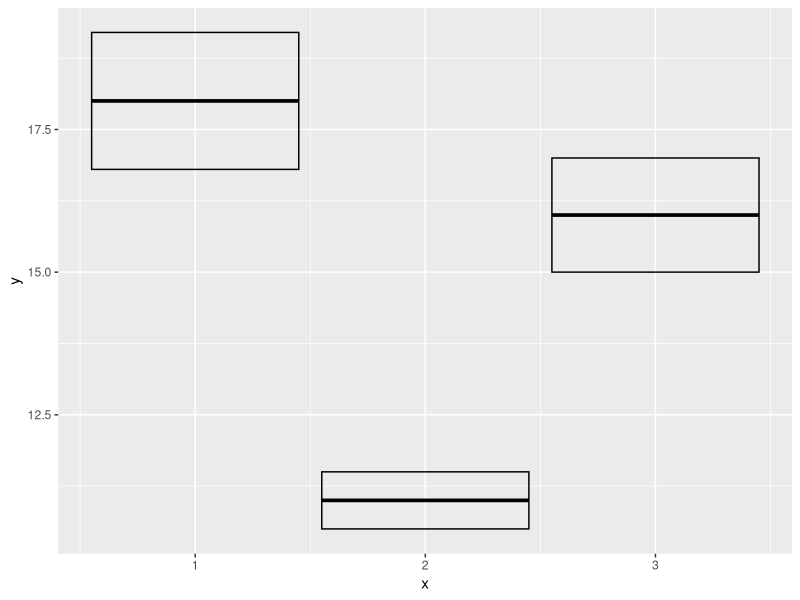
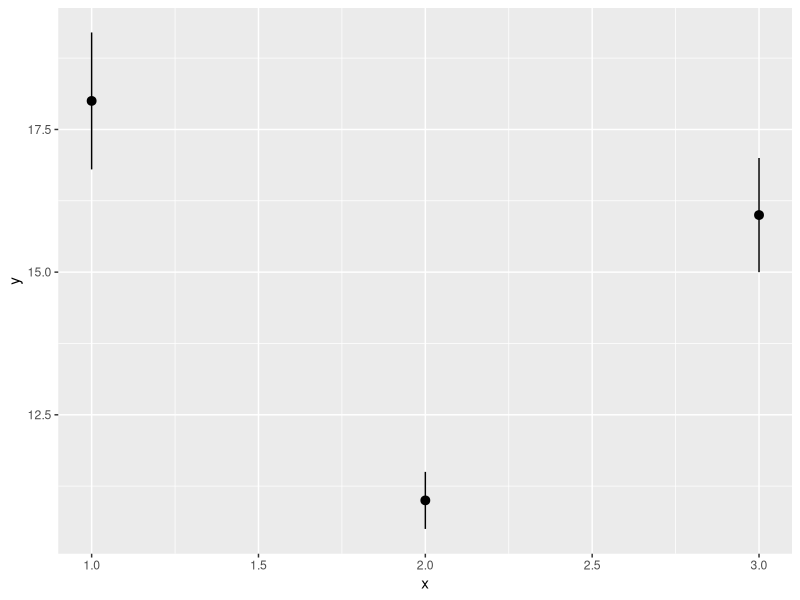
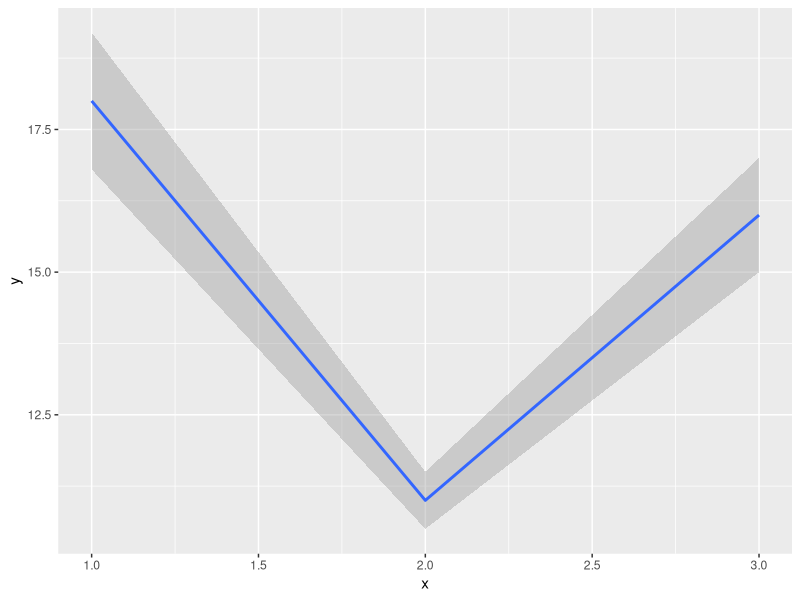
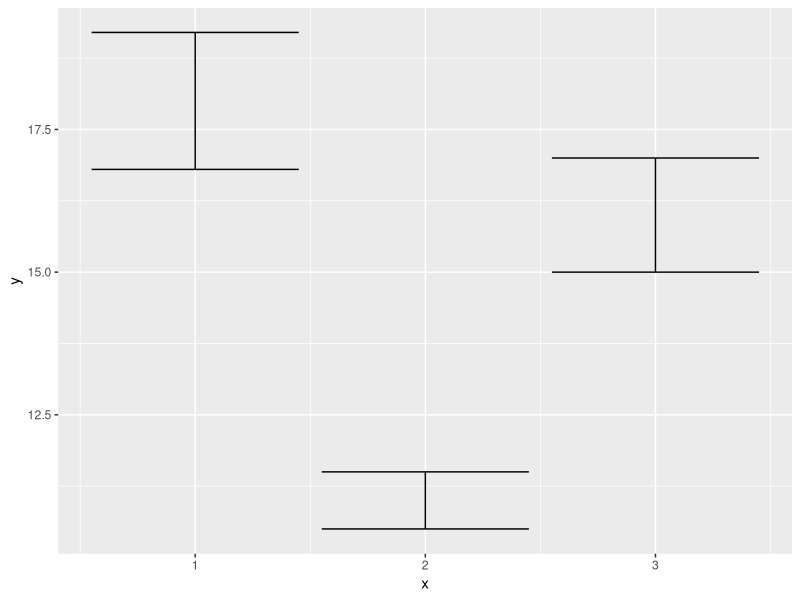
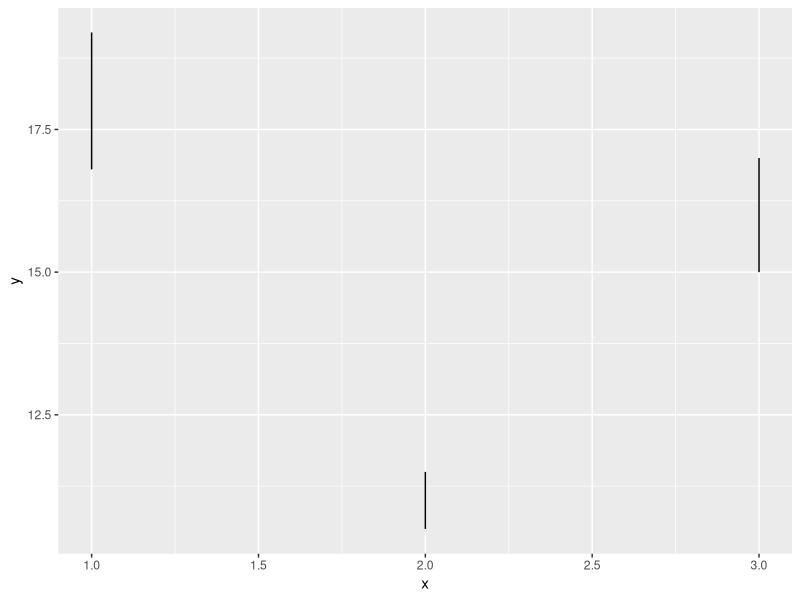
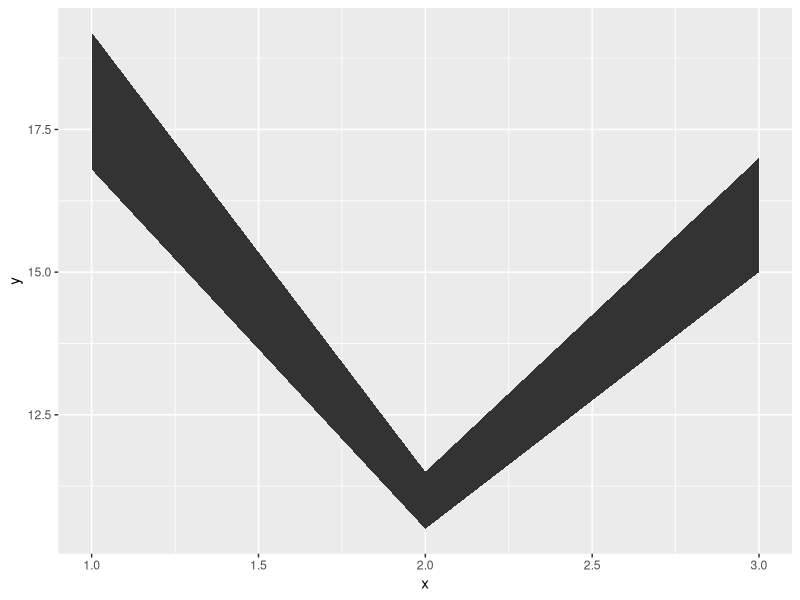
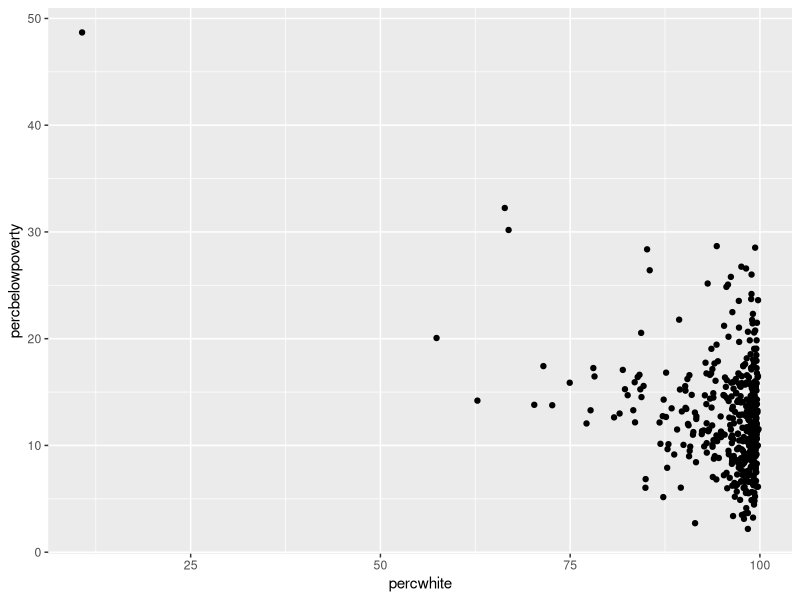
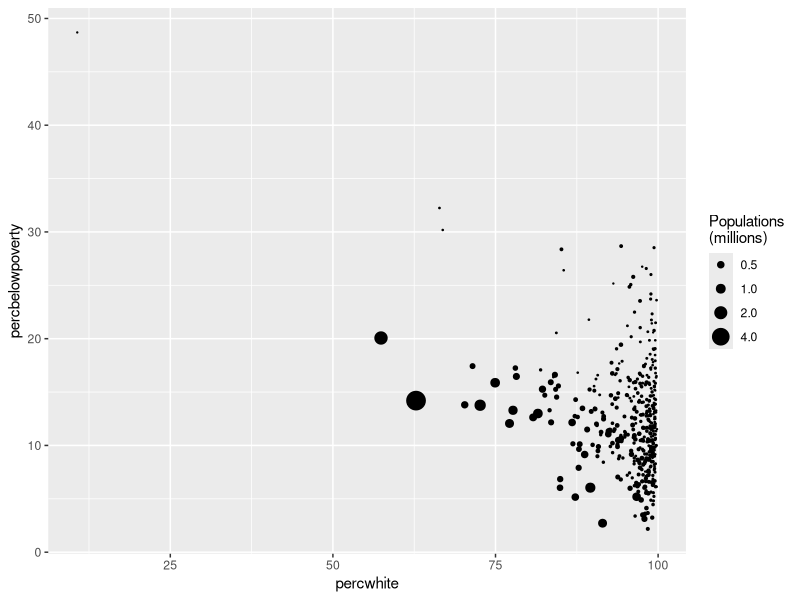

The R source for these figures, in order:
## ---- chunk 1
#| echo: false
library(tidyverse)
library(gridExtra) # multiplots
library(ggtext)

## ---- chunk 2
y <- c(18,11,16)
df <- data.frame(x=1:3, y=y,se=c(1.2,0.5,1.0))

base <- ggplot(df,aes(x,y,ymin=y-se,ymax=y+se))
base + geom_crossbar()
base + geom_pointrange()
base + geom_smooth(stat='identity')
## ---- chunk 3
base+geom_errorbar()
base+geom_linerange()
base+geom_ribbon()
## ---- chunk 4
# Unweighted
ggplot(midwest, aes(percwhite, percbelowpoverty))+
  geom_point()

# Weight by population
ggplot(midwest, aes(percwhite, percbelowpoverty))+
  geom_point(aes(size=poptotal/1e6))+
  scale_size_area('Populations\n(millions)',breaks=c(0.5,1,2,4))

## ---- chunk 5
# Unweighted
ggplot(midwest, aes(percwhite, percbelowpoverty)) + 
  geom_point() + 
  geom_smooth(method = lm, linewidth = 1)
#> `geom_smooth()` using formula = 'y ~ x'

# Weighted by population
ggplot(midwest, aes(percwhite, percbelowpoverty)) + 
  geom_point(aes(size = poptotal / 1e6)) + 
  geom_smooth(aes(weight = poptotal), method = lm, linewidth = 1) +
  scale_size_area(guide = "none")
#> `geom_smooth()` using formula = 'y ~ x'
## ---- chunk 6
ggplot(midwest, aes(percbelowpoverty)) +
  geom_histogram(binwidth = 1) + 
  ylab("Counties")

ggplot(midwest, aes(percbelowpoverty)) +
  geom_histogram(aes(weight = poptotal), binwidth = 1) +
  ylab("Population (1000s)")
## ---- chunk 7
ggplot(diamonds,aes(depth))+
  geom_histogram()

ggplot(diamonds,aes(depth))+
  geom_histogram(binwidth=0.1)+
  xlim(55,70)

# Trying a facet_wrap to see different groups distributions (by cut)
ggplot(diamonds,aes(depth))+
  geom_histogram(binwidth = 0.1)+
  xlim(55,70)+
  facet_wrap(~cut)
## ---- chunk 8
# Frequency polygon
ggplot(diamonds, aes(depth)) + 
  geom_freqpoly(aes(colour = cut), binwidth = 0.1, na.rm = TRUE) +
  xlim(58, 68) + 
  theme(legend.position = "none")

# Conditional density plot
# Note that the y-axis is density
ggplot(diamonds, aes(depth)) + 
  geom_histogram(aes(fill = cut), binwidth = 0.1, position = "fill",
    na.rm = TRUE) +
  xlim(58, 68) + 
  theme(legend.position = "none")
## ---- chunk 9
ggplot(diamonds, aes(depth))+
  geom_density(na.rm=TRUE,adjust=0.5) + 
  xlim(58,68)+
  theme(legend.position='none')

ggplot(diamonds,aes(depth,fill=cut,colour=cut))+
  geom_density(alpha=0.2,na.rm=TRUE)+
  xlim(58,68)
## ---- chunk 10
ggplot(diamonds, aes(clarity,depth))+
  geom_boxplot()

ggplot(diamonds, aes(carat,depth))+
  geom_boxplot(aes(group=cut_width(carat,0.1)))+
  xlim(NA,2.05)

## ---- chunk 11
ggplot(diamonds, aes(clarity, depth)) + 
  geom_violin()

ggplot(diamonds, aes(carat, depth)) + 
  geom_violin(aes(group = cut_width(carat, 0.1))) + 
  xlim(NA, 2.05)
## ---- chunk 12
ggplot(mtcars, aes(x = mpg)) +
  geom_dotplot()
## ---- chunk 13
ggplot(diamonds,aes(carat))+
  geom_histogram(binwidth = 0.01)
## ---- chunk 14
ggplot(diamonds,aes(price))+
  geom_histogram(binwidth=5)
# Less diamonds are that expensive. I'm assuming there's a supply/demand price point occuring here. 
## ---- chunk 15
ggplot(diamonds,aes(price,clarity,fill=clarity))+
  geom_violin()+
  labs(x='Clarity',y='Price')+
  theme_classic()


ggplot(diamonds,aes(price,clarity,fill=clarity))+
  geom_boxplot(outlier.alpha = 0.1,outlier.shape=20)+
  labs(x='Clarity',y='Price')+
  cowplot::theme_minimal_hgrid()+
  theme(axis.line.x = element_blank(), legend.position = 'none')

ggplot(diamonds,aes(price))+
  geom_density()+
  facet_wrap(~clarity)+
  labs(x='Price',y='Distribution Density')

# You can see the price bump and watch it move to the right as you increase in clarity.
## ---- chunk 16
# Cool trick I found online for titles
title = "Overlay of <span style='color:blue;'>Frequency Polygon</span> and <span style='color:orange;'>Density Plot</span> of Depth"

ggplot(diamonds,aes(x=depth))+
  geom_freqpoly(color='green')+
  geom_density(aes(y=after_stat(count)), col = 'orange')+ # Or use ..count.. instead of after_stat()
  labs(title=title,x='Depth',y='Count') +
  theme_minimal()+
  theme(plot.title = element_markdown(title))
## ---- chunk 17
df <- data.frame(x = rnorm(2000), y = rnorm(2000))
norm <- ggplot(df, aes(x, y)) + xlab(NULL) + ylab(NULL)
norm + geom_point()
norm + geom_point(shape = 1) # Hollow circles
norm + geom_point(shape = ".") # Pixel sized
## ---- chunk 18
norm + geom_point(alpha = 1 / 3)
norm + geom_point(alpha = 1 / 5)
norm + geom_point(alpha = 1 / 10)
## ---- chunk 19
norm + geom_bin2d()
norm + geom_bin2d(bins = 10)

norm + geom_hex()
norm + geom_hex(bins = 10)
